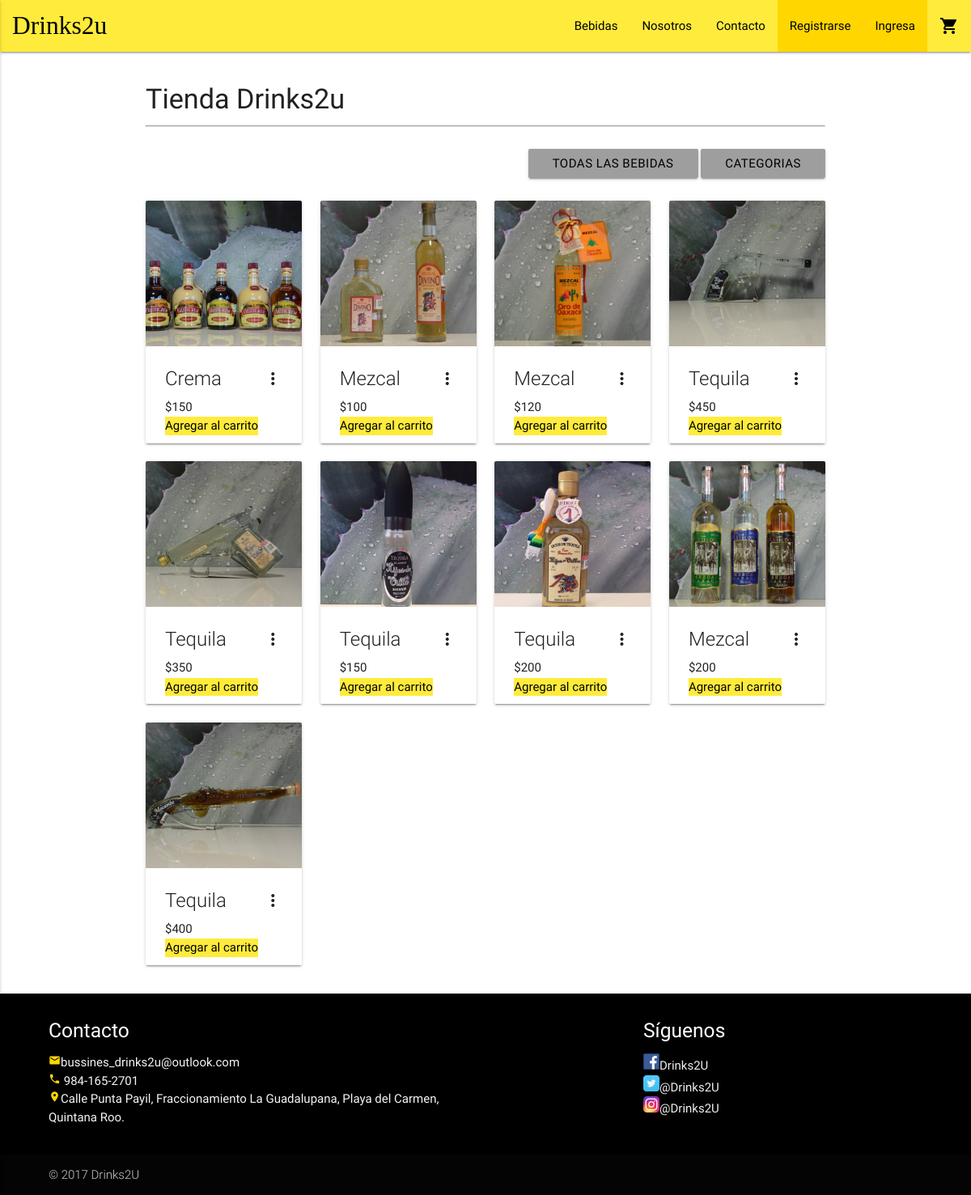
/bebidas.php, run on the app's committed database.
### tables this page shows
CREATE TABLE `bebida` (
  `beb_id` int(11) NOT NULL,
  `beb_nombre` text NOT NULL,
  `beb_descripcion` text NOT NULL,
  `beb_imagen` text NOT NULL,
  `beb_precio` double(100,0) NOT NULL
);

### bebidas.php (the view, shortened to what this page needs)
<!DOCTYPE html>
  <html lang="ESP-MX">
    <head>
      <link href="css/materialize.css" type="text/css" rel="stylesheet" media="screen,projection"/>
      <link href="css/style.css" type="text/css" rel="stylesheet" media="screen,projection"/>
      <link type="text/css" rel="stylesheet" href="css/materialize.min.css"  media="screen,projection"/>
    </head>
    <body>
      <nav class="yellow" role="navigation">
        <div class="nav-wrapper">
          <a href="index.php" id="logo-container" class="brand-logo">Drinks2u</a>
          <ul class="right hide-on-med-and-down">
            <li><a href="bebidas.php">Bebidas</a></li>
            <li><a href="nosotros.html">Nosotros</a></li>
            <li><a href="contacto.html">Contacto</a></li>
            <li><a href="registro.php" id="Registrate">Registrarse</a></li>
            <li><a href="login.php" id="Ingresa">Ingresa</a></li>
            <li><a class= "black-text" href="carrito.php"><i class= "material-icons">shopping_cart</i></a></li>
          </ul>
        </div>
      </nav>
      <br>
      <div class="container">
        <div class="row">
          <div class="col s12">
            <h4>Tienda Drinks2u</h4>
            <hr id="lineahr">
          </div>
        </div>
      </div>
      <div class="container" align="right">
          <div class="row">
            <div class="col s12">
              <a class="waves-effect waves-light btn grey black-text">Todas las bebidas</a>
                <a class='dropdown-button btn grey black-text' href='#' data-activates='dropdown1'>Categorias</a>
            </div>
          </div>
      </div>
      <div class="container">
          <div class="row">
          <?php
          include 'process/conexion.php';
          $re=mysqli_query($mysqli,"select * from bebida")or die(mysqli_error());
          while ($f=mysqli_fetch_array($re)) {
          ?>
            <div class="col l3 s12 m3">
                <div class="card small">
                  <div class="card-image waves-effect waves-block waves-light">
                    <img class="activator" src="img/bebidas/<?php echo $f['beb_imagen'];?>">
                  </div>
                  <div class="card-content">
                    <span class="card-title activator grey-text text-darken-4"><?php echo $f['beb_nombre'];?><i class="material-icons right">more_vert</i></span>
                    <p>$<?php echo $f['beb_precio'];?></p>
                    <a href="carrito.php?id=<?php echo $f['beb_id'];?>" class="waves-effect waves-light btn-small yellow black-text">Agregar al carrito</a>
                  </div>
                </div>
            </div>
            <?php
        }
        ?>
          </div>
      </div>
      <footer class="page-footer black">
          <div class="container" id="pasos">
            <div class="row">
              <div class="col l6 s12">
                <h5 class="white-text">Contacto</h5>
                <p class="grey-text text-lighten-4"><i class= "tiny material-icons" id="paso3">mail</i>bussines_drinks2u@outlook.com<br>
                <i class= "tiny material-icons" id="paso3">phone</i> 984-165-2701<br>
                <i class= "tiny material-icons" id="paso3">location_on</i>Calle Punta Payil, Fraccionamiento La Guadalupana, Playa del Carmen, Quintana Roo.</p>
              </div>
              <div class="col l4 offset-l2 s12">
                <h5 class="white-text">Síguenos</h5>
                <ul>
                  <li><a class="grey-text text-lighten-3" href="#!"><img id="facebook" src="img/facebook.png">Drinks2U</a></li>
                  <li><a class="grey-text text-lighten-3" href="#!"><img id="twitter" src="img/twitter.png">@Drinks2U</a></li>
                  <li><a class="grey-text text-lighten-3" href="#!"><img id="instagram" src="img/instagram.png">@Drinks2U</a></li>
                </ul>
              </div>
            </div>
          </div>
          <div class="footer-copyright">
            <div class="container" id="pasos">
            © 2017 Drinks2U
            </div>
          </div>
        </footer>
    </body>
  </html>

### css/style.css (style rules this page uses)
nav ul li a { color: black !important; }
#logo-container { color: black !important; }
#logo-container { padding-left: 15px !important; font-family: Georgia !important; }
#Registrate, #Ingresa { background-color: #ffd600 !important; }
#pasos { width: 90% !important; }
#paso3, #paso1, #paso2, #paso3 { color: #ffd600 !important; }
#facebook, #twitter, #instagram { width: 20px !important; height: 20px !important; }
#lineahr { color: #fafafa !important; }
body { display: flex !important; min-height: 100vh !important; flex-direction: column !important; }
body { background: #fff !important; }
html, body, #mapa { margin: 0 !important; padding: 0 !important; height: 100% !important; }

### data on the page
bebida: beb_imagen (picture), beb_nombre "Crema", beb_precio "150"
bebida: beb_imagen (picture), beb_nombre "Mezcal", beb_precio "100"
bebida: beb_imagen (picture), beb_nombre "Mezcal", beb_precio "120"
bebida: beb_imagen (picture), beb_nombre "Tequila", beb_precio "450"
bebida: beb_imagen (picture), beb_nombre "Tequila", beb_precio "350"
bebida: beb_imagen (picture), beb_nombre "Tequila", beb_precio "150"
bebida: beb_imagen (picture), beb_nombre "Tequila", beb_precio "200"
bebida: beb_imagen (picture), beb_nombre "Mezcal", beb_precio "200"
bebida: beb_imagen (picture), beb_nombre "Tequila", beb_precio "400"
